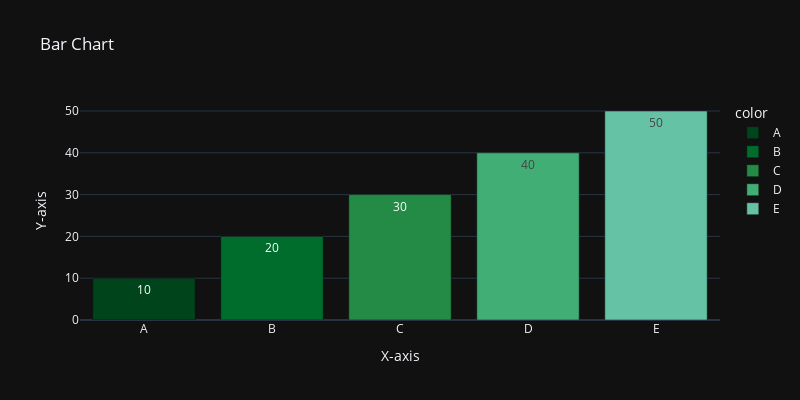

Notebook code for this chart:
### Code cell
labels = ['A', 'B', 'C', 'D', 'E']
counts = [10, 20, 30, 40, 50]
px.bar(x=labels, y=counts, title='Bar Chart', labels={'x':'X-axis', 'y':'Y-axis'},
        width=800, height=400, color=labels, text=counts, template='plotly_dark',
        color_discrete_sequence= px.colors.sequential.BuGn_r)

### Figure 1 — Plotly figure (JSON) as saved in the notebook; plotly's stock layout.template omitted (floating-point values rounded to 4 significant figures)
{"data": [{"alignmentgroup": "True", "hovertemplate": "color=A<br>X-axis=%{x}<br>Y-axis=%{y}<br>text=%{text}<extra></extra>", "legendgroup": "A", "marker": {"color": "rgb(0,68,27)", "pattern": {"shape": ""}}, "name": "A", "offsetgroup": "A", "orientation": "v", "showlegend": true, "text": [10], "textposition": "auto", "type": "bar", "x": ["A"], "xaxis": "x", "y": [10], "yaxis": "y"}, {"alignmentgroup": "True", "hovertemplate": "color=B<br>X-axis=%{x}<br>Y-axis=%{y}<br>text=%{text}<extra></extra>", "legendgroup": "B", "marker": {"color": "rgb(0,109,44)", "pattern": {"shape": ""}}, "name": "B", "offsetgroup": "B", "orientation": "v", "showlegend": true, "text": [20], "textposition": "auto", "type": "bar", "x": ["B"], "xaxis": "x", "y": [20], "yaxis": "y"}, {"alignmentgroup": "True", "hovertemplate": "color=C<br>X-axis=%{x}<br>Y-axis=%{y}<br>text=%{text}<extra></extra>", "legendgroup": "C", "marker": {"color": "rgb(35,139,69)", "pattern": {"shape": ""}}, "name": "C", "offsetgroup": "C", "orientation": "v", "showlegend": true, "text": [30], "textposition": "auto", "type": "bar", "x": ["C"], "xaxis": "x", "y": [30], "yaxis": "y"}, {"alignmentgroup": "True", "hovertemplate": "color=D<br>X-axis=%{x}<br>Y-axis=%{y}<br>text=%{text}<extra></extra>", "legendgroup": "D", "marker": {"color": "rgb(65,174,118)", "pattern": {"shape": ""}}, "name": "D", "offsetgroup": "D", "orientation": "v", "showlegend": true, "text": [40], "textposition": "auto", "type": "bar", "x": ["D"], "xaxis": "x", "y": [40], "yaxis": "y"}, {"alignmentgroup": "True", "hovertemplate": "color=E<br>X-axis=%{x}<br>Y-axis=%{y}<br>text=%{text}<extra></extra>", "legendgroup": "E", "marker": {"color": "rgb(102,194,164)", "pattern": {"shape": ""}}, "name": "E", "offsetgroup": "E", "orientation": "v", "showlegend": true, "text": [50], "textposition": "auto", "type": "bar", "x": ["E"], "xaxis": "x", "y": [50], "yaxis": "y"}], "layout": {"barmode": "relative", "height": 400, "legend": {"title": {"text": "color"}, "tracegroupgap": 0}, "title": {"text": "Bar Chart"}, "width": 800, "xaxis": {"anchor": "y", "domain": [0, 1], "title": {"text": "X-axis"}}, "yaxis": {"anchor": "x", "domain": [0, 1], "title": {"text": "Y-axis"}}}}
